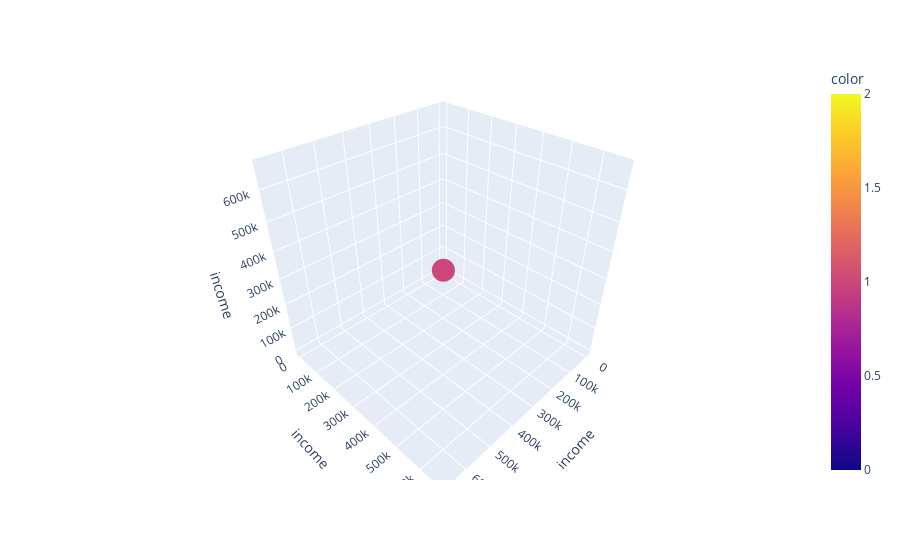

The code cell stored with this chart in its notebook:
### Code cell
@interact(col1=df1.columns, col2=df1.columns, col3=df1.columns)
def plot(col1, col2, col3):
    fig = px.scatter_3d(df1, x=col1, y=col2, z=col3, color=final_model.labels_)

    # Customize the plot
    fig.update_layout(scene=dict(xaxis_title=col1, yaxis_title=col2, zaxis_title=col3))
    fig.show(renderer="vscode")

### Figure 1 — Plotly figure (JSON) as saved in the notebook; plotly's stock layout.template omitted (floating-point values rounded to 4 significant figures; data arrays with more than 128 entries replaced by an {"elided": "..."} marker saying what was removed)
{"data": [{"hovertemplate": "income=%{z}<br>color=%{marker.color}<extra></extra>", "legendgroup": "", "marker": {"color": {"elided": "2240 int values"}, "coloraxis": "coloraxis", "symbol": "circle"}, "mode": "markers", "name": "", "scene": "scene", "showlegend": false, "type": "scatter3d", "x": {"elided": "2240 float values"}, "y": {"elided": "2240 float values"}, "z": {"elided": "2240 float values"}}], "layout": {"coloraxis": {"colorbar": {"title": {"text": "color"}}, "colorscale": [[0, "#0d0887"], [0.1111, "#46039f"], [0.2222, "#7201a8"], [0.3333, "#9c179e"], [0.4444, "#bd3786"], [0.5556, "#d8576b"], [0.6667, "#ed7953"], [0.7778, "#fb9f3a"], [0.8889, "#fdca26"], [1, "#f0f921"]]}, "legend": {"tracegroupgap": 0}, "margin": {"t": 60}, "scene": {"domain": {"x": [0, 1], "y": [0, 1]}, "xaxis": {"title": {"text": "income"}}, "yaxis": {"title": {"text": "income"}}, "zaxis": {"title": {"text": "income"}}}}}
